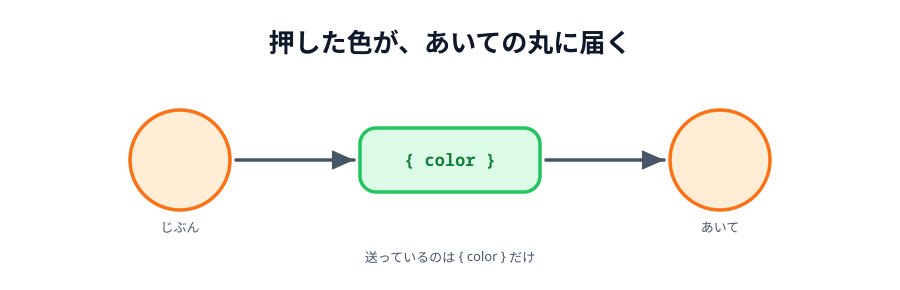

The Python source for this figure:
# 00-thumbnail.svg
# スキーマ: SOURCE-PATH-GOAL（色という指示が流れる）

import sys
sys.path.insert(0, "/Users/seekseep/.claude/skills/genfig")
from genfig import Canvas, PALETTE

c = Canvas(900, 290)
c.text(450, 52, "押した色が、あいての丸に届く", scale="xl")

mine = c.ellipse(180, 160, 50, 50, color="orange")
c.text(180, 232, "じぶん", scale="sm")
yours = c.ellipse(720, 160, 50, 50, color="orange")
c.text(720, 232, "あいて", scale="sm")
msg = c.sticky(360, 128, 180, 64, color="green")
c.text(450, 166, "{ color }", scale="md", font="technical", fill=PALETTE["green"]["text"])
c.link(mine, msg)
c.link(msg, yours)
c.text(450, 262, "送っているのは { color } だけ", scale="sm")

c.save("00-thumbnail.svg")
